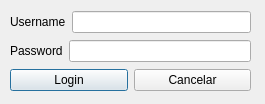
<?xml version="1.0" encoding="UTF-8"?>
<ui version="4.0">
 <class>fm_login</class>
 <widget class="QDialog" name="fm_login">
  <property name="geometry">
   <rect>
    <x>0</x>
    <y>0</y>
    <width>265</width>
    <height>104</height>
   </rect>
  </property>
  <property name="windowTitle">
   <string>Dialog</string>
  </property>
  <widget class="QWidget" name="">
   <property name="geometry">
    <rect>
     <x>10</x>
     <y>10</y>
     <width>241</width>
     <height>83</height>
    </rect>
   </property>
   <layout class="QVBoxLayout" name="verticalLayout">
    <item>
     <layout class="QHBoxLayout" name="horizontalLayout_3">
      <item>
       <widget class="QLabel" name="label">
        <property name="text">
         <string>Username</string>
        </property>
       </widget>
      </item>
      <item>
       <widget class="QLineEdit" name="lineEdit"/>
      </item>
     </layout>
    </item>
    <item>
     <layout class="QHBoxLayout" name="horizontalLayout_2">
      <item>
       <widget class="QLabel" name="label_2">
        <property name="text">
         <string>Password</string>
        </property>
       </widget>
      </item>
      <item>
       <widget class="QLineEdit" name="lineEdit_2">
        <property name="echoMode">
         <enum>QLineEdit::Password</enum>
        </property>
       </widget>
      </item>
     </layout>
    </item>
    <item>
     <layout class="QHBoxLayout" name="horizontalLayout">
      <item>
       <widget class="QPushButton" name="pushButton">
        <property name="text">
         <string>Login</string>
        </property>
       </widget>
      </item>
      <item>
       <widget class="QPushButton" name="pushButton_2">
        <property name="text">
         <string>Cancelar</string>
        </property>
       </widget>
      </item>
     </layout>
    </item>
   </layout>
  </widget>
 </widget>
 <resources/>
 <connections/>
</ui>
